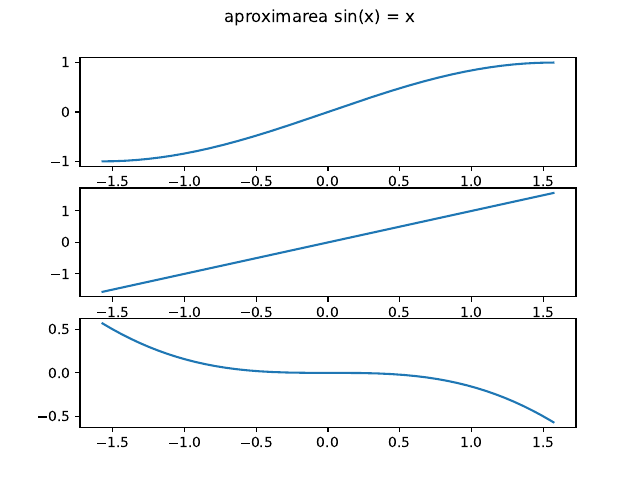

This figure's Python source:
import numpy as np
import matplotlib.pyplot as plt

def pade(t):
    return (t - (7 * (t**3) / 60)) / (1 + (t**2 / 20))

time = np.arange(-np.pi/2, np.pi/2, 0.0005)

sin = np.sin(time)
pade_vals = pade(time)

fig, ax = plt.subplots(3)
ax[0].plot(time, sin)
ax[1].plot(time, time)
ax[2].plot(time, sin-time)
fig.suptitle("aproximarea sin(x) = x")
fig.savefig("ex8.pdf")
plt.show()

fig, ax = plt.subplots(3)
ax[0].plot(time, sin)
ax[1].plot(time, pade_vals)
ax[2].plot(time, sin-pade_vals)
fig.suptitle("aproximarea Pade")
fig.savefig("ex8.2.pdf")
plt.show()
